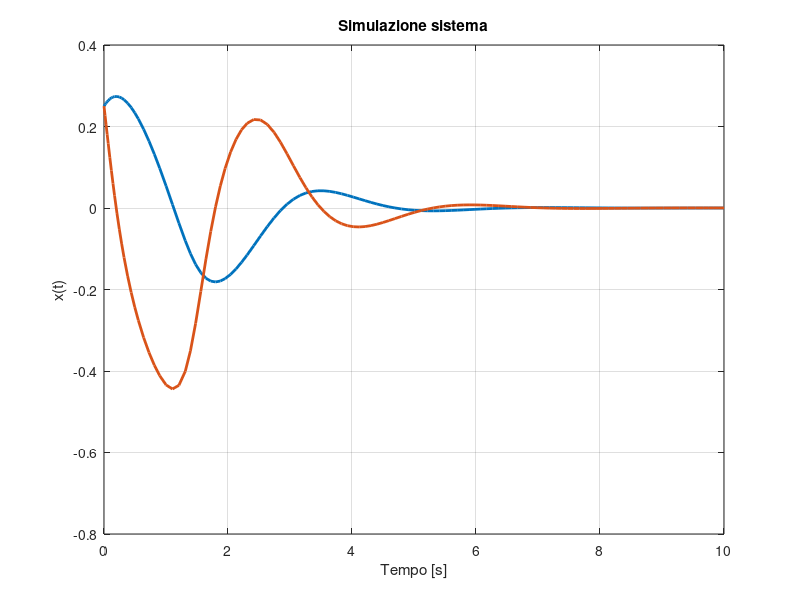
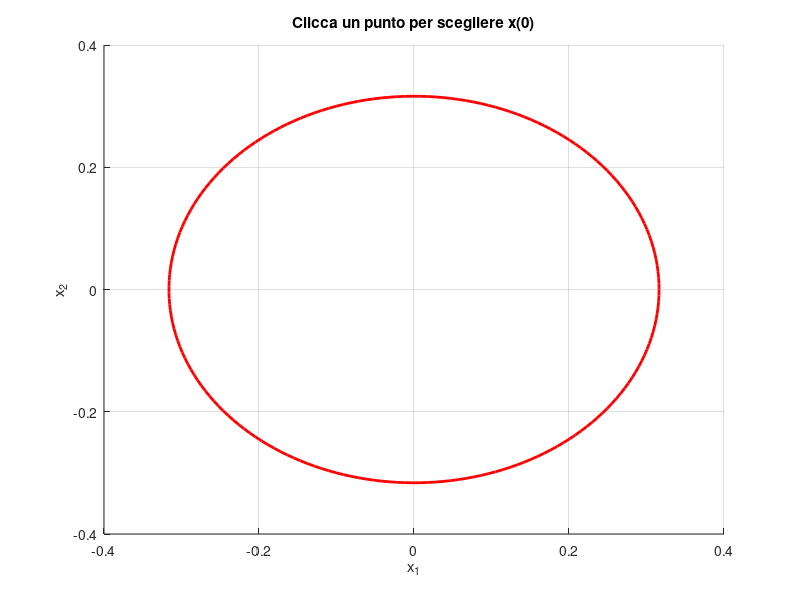

Recreate these plots in MATLAB, in order.
A = [0 1;
    -4 -2];

eigs = eig(A);
disp(eigs);

tspan = [0 10];
x0 = [0.25 0.25];

Beta = 10;

[t,x] = ode45(@(t,x) (A * x + [0 ; Beta * x(2)^3]) , tspan, x0);

figure;
plot(t, x, 'LineWidth', 2);
xlabel('Tempo [s]');
ylabel('x(t)');
grid on;
title('Simulazione sistema');



% Formula teorica per mu
mu = Beta^(-1/2);


f = @(t,x) A*x + [0 ; Beta * x(2)^3];

figure; hold on; grid on;
title('Clicca un punto per scegliere x(0)');
xlabel('x_1'); ylabel('x_2');

% Disegno regione locale (cerchio di raggio mu)
th = linspace(0, 2*pi, 200);
plot(mu*cos(th), mu*sin(th), 'r', 'LineWidth', 2);



% Ciclo ginput
while true
    [x10, x20, button] = ginput(1);
    if isempty(button)
        break
    end

    x0 = [x10; x20];
    plot(x10, x20, 'go', 'MarkerSize', 8, 'LineWidth', 2);
    [t,x] = ode45(f, tspan, x0);
    plot(x(:,1), x(:,2), 'g', 'LineWidth', 1.5);

end
